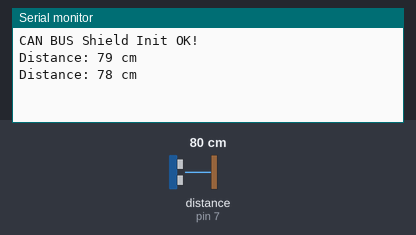
Simulated run of this sketch. Board: Arduino Uno, built with avr-gcc and run on an emulated ATmega328P. Parts: the last lines printed to the serial monitor. Wiring (inferred from the names in the program): ultrasonic range finder: trigger pin 6; echo pin 7. The test bench sets the inputs (shaded band); at power-on: distance to the obstacle (sensor on pin 7) 80 cm. The echo pulse lasts 58.3 µs per cm.

Above: at 1.8 s.
1.9 s: distance to the obstacle (sensor on pin 7) set to 2 cm
At 2.4 s:
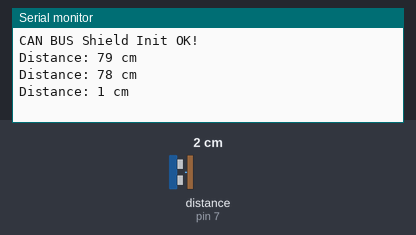
3.4 s: distance to the obstacle (sensor on pin 7) set to 4 cm
At 4.8 s:
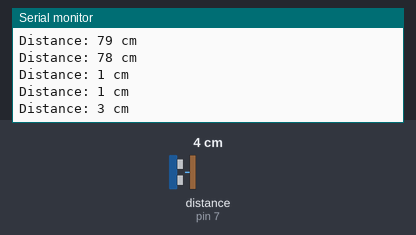
Timing chart, 0 to 6.4 s (numbered marks = the images above; inputs shaded):
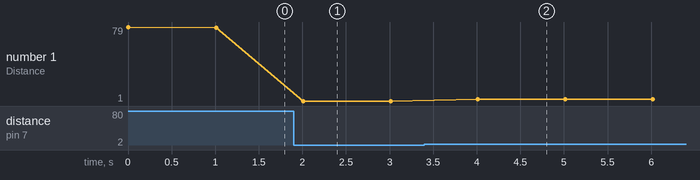

Measured:
- after the input at 1.9 s, the serial monitor: prints a new line after 0.11 s (image 1)
- after the input at 3.4 s, the serial monitor: prints a new line after 0.61 s (image 2)
- plotted number 1: 78 → 1 after the input at 1.9 s, 1 → 3 after the input at 3.4 s

The sketch:

CanSend.ino
```cpp
#include <SPI.h>
#include <mcp2515_can.h>

const int spiCSPin = 10;
int ledHIGH    = 1;
int ledLOW     = 0;
int echoPin =7;
int trigPin =6;
long duration;
int distance;


mcp2515_can  CAN(spiCSPin);

void setup()
{
    Serial.begin(115200);

    while (CAN_OK != CAN.begin(CAN_500KBPS))
    {
        Serial.println("CAN BUS init Failed");
        delay(100);
    }
    Serial.println("CAN BUS Shield Init OK!");

    pinMode(trigPin, OUTPUT);
    pinMode(echoPin, INPUT);

}

unsigned char stmp[8] = {ledHIGH, 1, 2, 3, ledLOW, 5, 6, 7};

void loop()
{
  digitalWrite(trigPin, LOW);
  delayMicroseconds(2);

  digitalWrite(trigPin, HIGH);
  delayMicroseconds(10);
  digitalWrite(trigPin, LOW);

  duration = pulseIn(echoPin, HIGH);
  distance = duration * 0.034 / 2;

  Serial.print("Distance: ");
  Serial.print(distance);
  Serial.println(" cm");
  stmp[7] = distance;

  CAN.sendMsgBuf(0x55, 0, 8, stmp);
  delay(1000);
}
```
